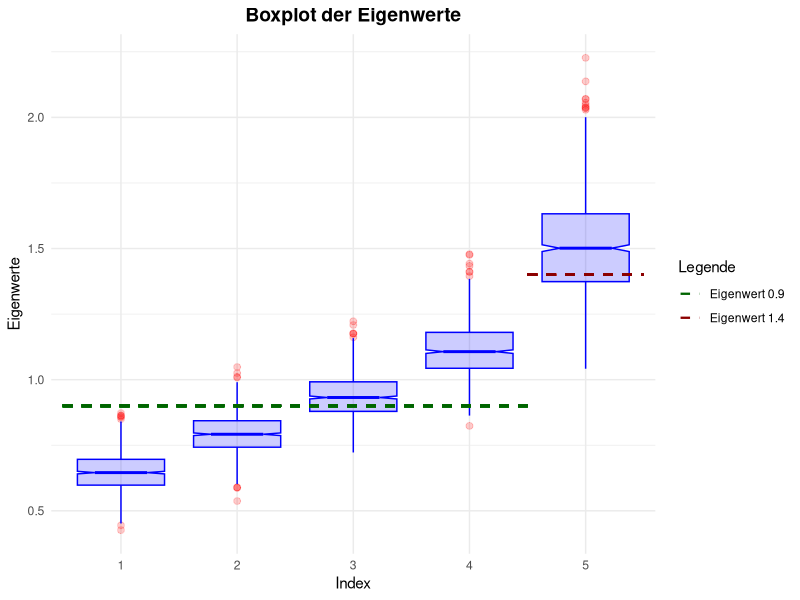
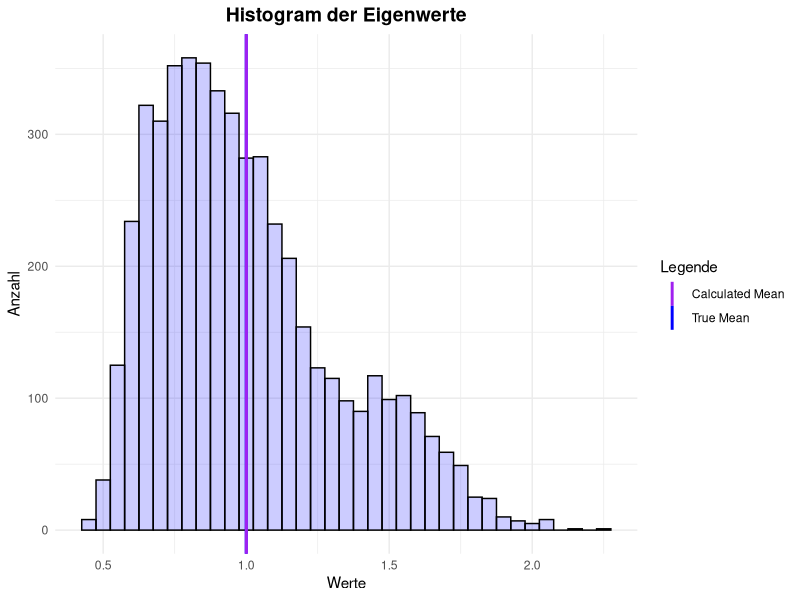
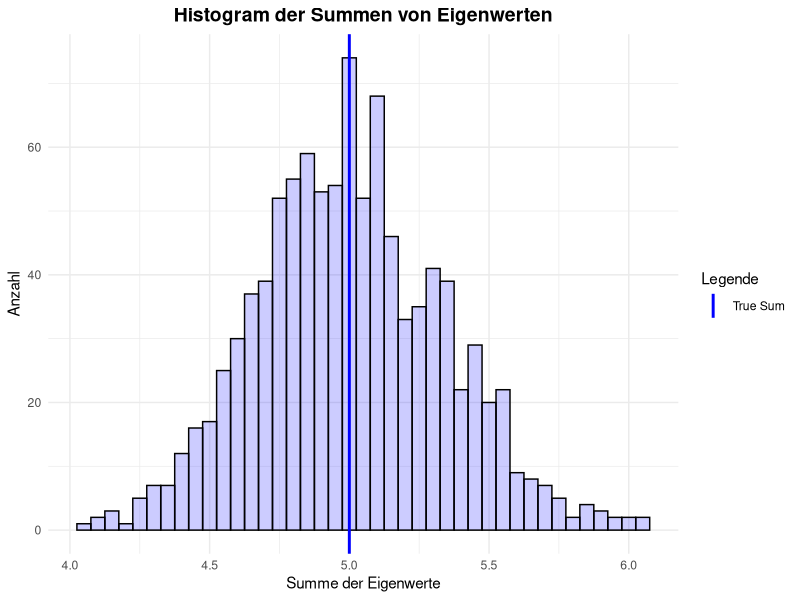

Here is the R script that generated these plots, in order:
library(tidyverse)
library(MASS)

# Vorbereitung

n <- 100
p <- 5
# Kovarianz Matrix und Mittelwert erstellen
Sigma <- matrix(c( 1 , rep (.1 ,4) , .1 , 1 , rep ( .1 , 3 ) , .1 , .1 , 1 , .1 , .1 , rep(.1 ,3) ,1 ,.1 , rep (.1 ,4) ,1) ,5 ,5)
mu <- c(rep(0,p))
# Multivariate Daten erzeugen
X <- mvrnorm(n, mu, Sigma)
# Vorsicht: X in R^{n \times p}


## Aufgabe a)

M <- 1000
# symmetric -> Matrix ist symmetrisch
# only.values -> Eigenvektoren werden nicht berechnet
# decreasing = FALSE -> Eigenwerte werden aufsteigend sortiert
true_eigenvalues <- sort(eigen(Sigma, symmetric=TRUE, only.values=TRUE)$values, decreasing = FALSE)

# Speicher für Eigenwerte erstellen
storage_ev <- matrix(0, nrow = M, ncol = p)
# Monte Carlo Simulation
for (i in (1:M)){
  X <- mvrnorm(n, mu, Sigma)
  S <- (1/n) * t(X) %*% X
  storage_ev[i,] <- sort(eigen(S)$values)
}
# Mittelwerte der Eigenwerte berechnen
calc_ev <- (1/M) * colSums(storage_ev)


# Boxplot
# erst Data Frame erstellen
eigenvalues_df <- data.frame(matrix(0, nrow=p*M, ncol=2))
colnames(eigenvalues_df) = c("Index", "Werte")
for (i in (0:4)){
  eigenvalues_df$Index[(i*M + 1): ((i+1)*M)] = rep((i+1), M)
  eigenvalues_df$Werte[(i*M + 1): ((i+1)*M)] = storage_ev[,(i+1)]
}
eigenvalues_df$Index <- as.factor(eigenvalues_df$Index)

# Plot
ggplot(eigenvalues_df, aes(x = Index, y = Werte)) + 
  geom_boxplot(color = "blue", fill = "blue", alpha = 0.2, 
               notch = TRUE, notchwidth = 0.6,
               outlier.colour = "red", outlier.fill = "red", outlier.size = 2) +
  geom_segment(aes(x = 0.5, xend = 4.5, y = 0.9, yend = 0.9, color = "Eigenwert 0.9"), 
               linetype = "dashed", size = 0.8, inherit.aes = FALSE) +
  geom_segment(aes(x = 4.5, xend = 5.5, y = 1.4, yend = 1.4, color = "Eigenwert 1.4"), 
               linetype = "dashed", size = 0.8, inherit.aes = FALSE) +
  scale_color_manual(
    values = c("Eigenwert 0.9" = "darkgreen", "Eigenwert 1.4" = "darkred"),
    name = "Legende"
  ) +
  labs(
    title = "Boxplot der Eigenwerte",
    x = "Index",
    y = "Eigenwerte"
  ) +
  theme_minimal() +
  theme(
    plot.title = element_text(face = "bold", size = 14, hjust = 0.5),
  )

# Histogram aller Eigenwerte
ggplot(eigenvalues_df, aes(x = Werte)) +
  geom_histogram(fill = "blue", color = "black", binwidth = 0.05, alpha = 0.2) + 
  geom_vline(aes(xintercept = mean(true_eigenvalues), color = "True Mean"), linetype = "solid", linewidth = 1) +
  geom_vline(aes(xintercept = mean(calc_ev), color = "Calculated Mean"), linetype = "solid", linewidth = 1) +
  scale_color_manual(values = c("True Mean" = "blue", "Calculated Mean" = "purple"), name = "Legende") +
  labs(
    title = "Histogram der Eigenwerte",
    x = "Werte",
    y = "Anzahl"
  ) + 
  theme_minimal() +
  theme(
    plot.title = element_text(face = "bold", size = 14, hjust = 0.5)
  )

# Histogram der Summen von Eigenwerten
sum_true_ev <- sum(true_eigenvalues)
sum_calc_ev <- rowSums(storage_ev)

ggplot() + 
  geom_histogram(aes(x = sum_calc_ev), binwidth = 0.05, color="black",fill="blue", alpha=0.2) +
  labs(x = "Summe der Eigenwerte", y = "Anzahl",
       title = "Histogram der Summen von Eigenwerten") +
  geom_vline(aes(xintercept = sum(true_eigenvalues), color = "True Sum"), linetype = "solid", linewidth = 1) +
  scale_color_manual(values = c("True Sum" = "blue"), name = "Legende") +
  theme_minimal() +
  theme(
    plot.title = element_text(face = "bold", size = 14, hjust = 0.5)
  )

